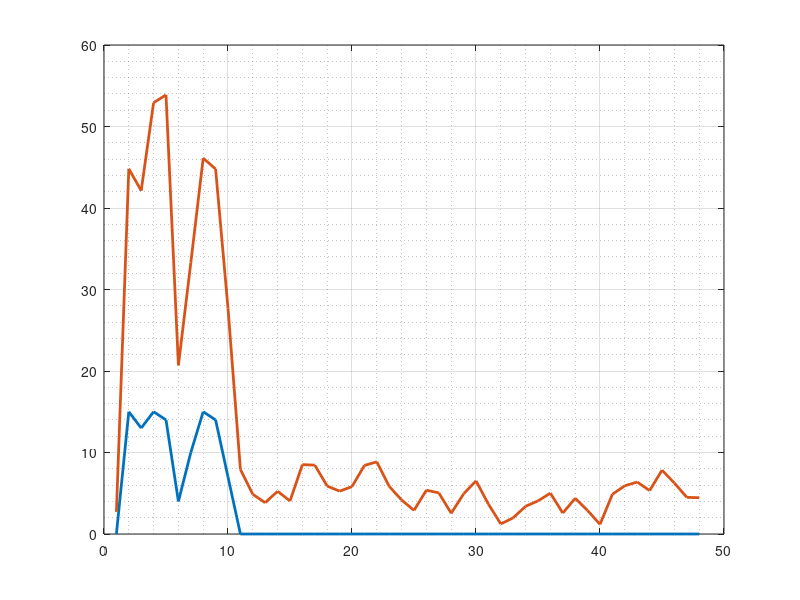

MATLAB code for this plot: (Note: this script raises an error after producing the figure.)
clc
clear
close

% parameters

QAM_order=16;                %16 QAM
M=QAM_order;
N_Subcarrier=48;             % Data subcarrier
OFDM_symbol_size=128;        % Number of OFDM symbol 
channel_size=10;
Channel = randi([0 M-1],1,channel_size);
Cyclic_Prefix=channel_size*2;
N_pilot=64;  %standard N_pilot=4
modulation_coefficient=1;


%initialization
N1=N_Subcarrier; 
ofdm_symb=OFDM_symbol_size;
cp_size=Cyclic_Prefix;
a=modulation_coefficient;
F=dftmtx(N1);
index = [-3*a+j*3*a;-a+3*j*a;a+3*a*j;3*a+3*j*a;-3*a+j*a;-a+j*a;a+j*a;3*a+a*j;-3*a-a*j;-a-j*a;a-j*a;3*a-j*a;-3*a-3*a*j;-a-3*a*j;a-a*3*j;3*a-3*a*j];
npilot=N_pilot;
 


for i=1:ofdm_symb
x(i,:)=randi([0 M-1],1,N1);
x_mod(i,:) =qammod(x(i,:),M);
end

% IFFT
for i=1:ofdm_symb
x_mod_ifft(i,:)=ifft(x_mod(i,:));
end

% adding cyclic prefix
for i=2:ofdm_symb
x_mod_ifft_cp(i,:)=[x_mod_ifft(i-1,end-cp_size + 1:end) x_mod_ifft(i,:)];
end
x_mod_ifft_cp(1,:)=[zeros(1,cp_size) x_mod_ifft(1,:)];



[sx_x_mod_ifft_cp sy_x_mod_ifft_cp]=size(x_mod_ifft_cp);
for i = 1:ofdm_symb
    r(i,:)= conv(x_mod_ifft_cp(i,:),Channel);
end
rr = r(:,cp_size + 1:sy_x_mod_ifft_cp);
rr_fft = fft(rr);


[sx_x_mod_ifft sy_x_mod_ifft]=size(x_mod_ifft);
for i = 1:ofdm_symb
compare(i,:) = ifft((fft(x_mod_ifft(i,:))).*fft(Channel,(sy_x_mod_ifft))); % in time domain
end
equality = compare - rr;
equality(:,1:length(Channel-1))=[];

%%

pilot_symbol=randi([0 M-1],N_pilot,N1) + j*randi([0 M-1],N_pilot,N1);
x_mod_ifft_pilot=cat(1,pilot_symbol,x_mod);

% IFFT
for i=1:ofdm_symb+N_pilot
x_mod_ifft_pilot(i,:)=ifft(x_mod_ifft_pilot(i,:));
end

% adding cyclic prefix
for i=2:ofdm_symb+N_pilot
x_mod_ifft_cp_pilot(i,:)=[x_mod_ifft_pilot(i-1,end-cp_size + 1:end) x_mod_ifft_pilot(i,:)];
end
x_mod_ifft_cp_pilot(1,:)=[zeros(1,cp_size) x_mod_ifft_pilot(1,:)];



[sx_x_mod_ifft_cp_pilot sy_x_mod_ifft_cp_pilot]=size(x_mod_ifft_cp_pilot);

%adding channel 
for i = 1:ofdm_symb+N_pilot
    r(i,:)= conv(x_mod_ifft_cp_pilot(i,:),Channel);
end

% in receiver
rr = r(:,cp_size + 1:sy_x_mod_ifft_cp_pilot);
rr_fft = fft(rr);

%estimation
     for j=1:N_pilot
         %H(i,:,j)=(rr_fft(i,:).*conj(pilot_symbol(j)))./(abs(pilot_symbol(j))).^2;
         H(j,:)=(rr_fft(j,:).*conj(pilot_symbol(j)))/(abs(pilot_symbol(j))).^2;
     end
     
%averaging over all pilots
     for j=1:N_Subcarrier
     H_est(j)=sum(H(:,j))/N_pilot;
     end
 %end


[sx_x_mod_ifft sy_x_mod_ifft]=size(x_mod_ifft_pilot);
for i = 1:ofdm_symb
compare_est(i,:) = ifft(fft(x_mod_ifft_pilot(i,:)).*fft(H_est,(sy_x_mod_ifft)));
end
equality_est = compare_est - rr(N_pilot+1:end,:);

%% figures1 : compare 

figure
plot(abs(equality(1,:)))
title('proof equality , Diag(.)==fft(h_zp)  ')
%% figures2 : channel estimation
Channel_zp=[Channel zeros(1,length(H_est)-length(Channel))];
plot(abs(Channel_zp),'LineWidth',2)
hold on
plot(abs(H_est),'LineWidth',2)

grid on
grid minor
sgtitle('channel estimation')
legend('real channel','estimated channel')



